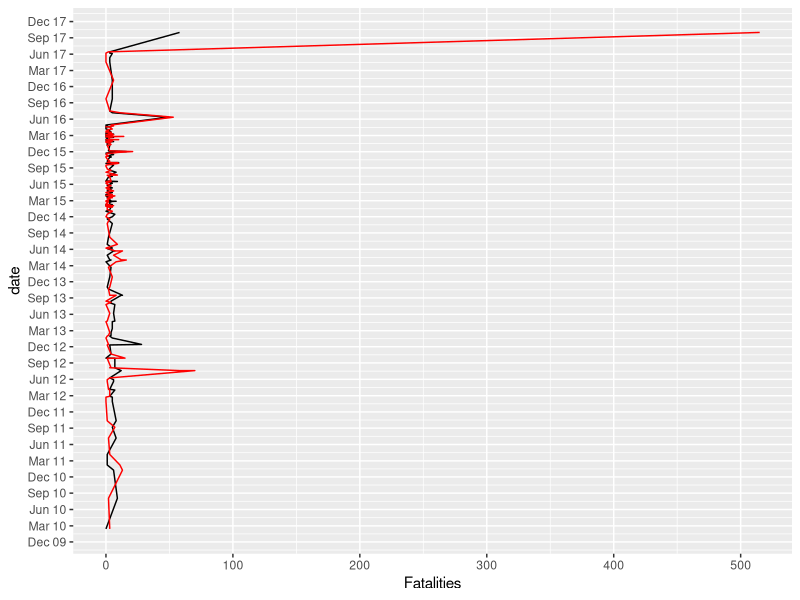

This chart was generated by the following R code:
## ---- chunk 1
library(dplyr)
library(ggplot2)
library(stringr)
library(lubridate)
#import libraries
## ---- chunk 2
MSD <- read.csv("Mass Shootings Dataset.csv")
#import data

colnames(MSD)
#look at column names
## ---- chunk 3

df<-MSD%>%
  mutate(date = mdy(Date))%>%
  filter(date >= "2010-01-01")
#create a date using lubridate
## ---- chunk 4
ggplot()+
  geom_line(data = df, aes(x = date, y = Fatalities))+
  geom_line(data = df, aes(x = date, y = Injured), color = "red")+
  scale_x_date(date_breaks = "3 months", date_labels = "%b %y")+
  coord_flip()
#show deaths and injuries from mass shootings from 2010
